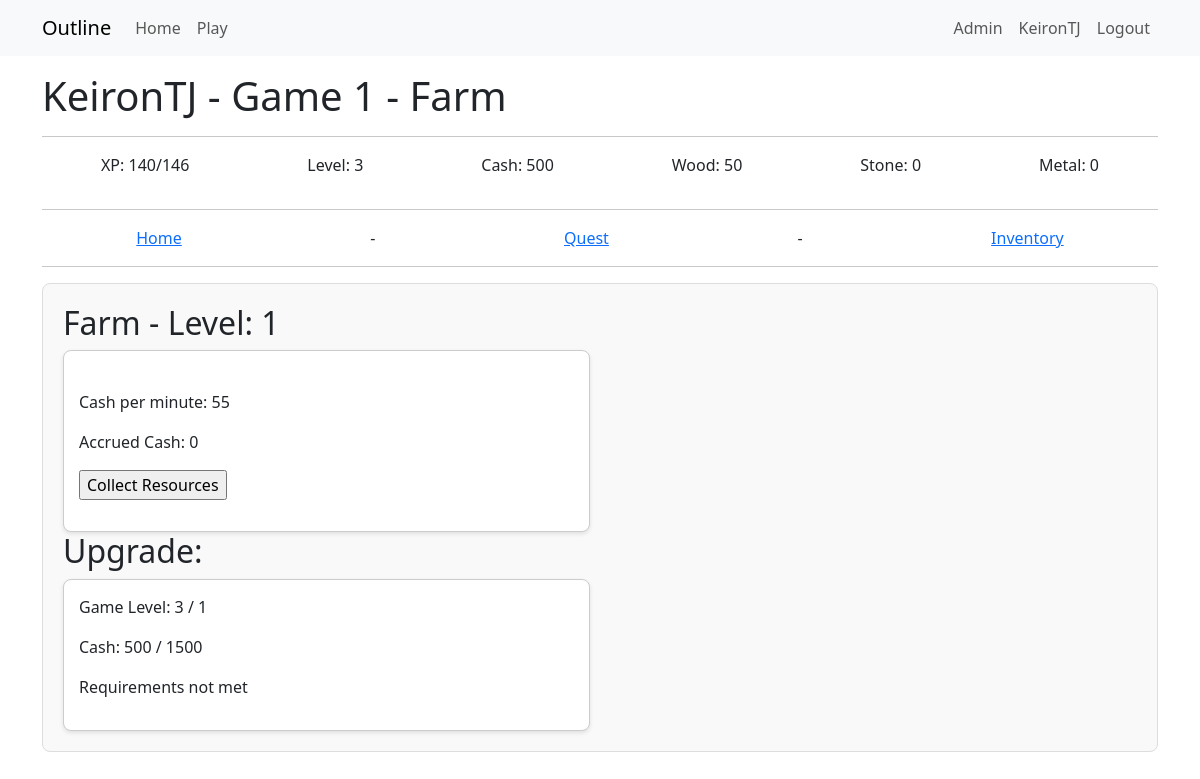
Page /building_resource/3 (signed in) on the earlier database version.
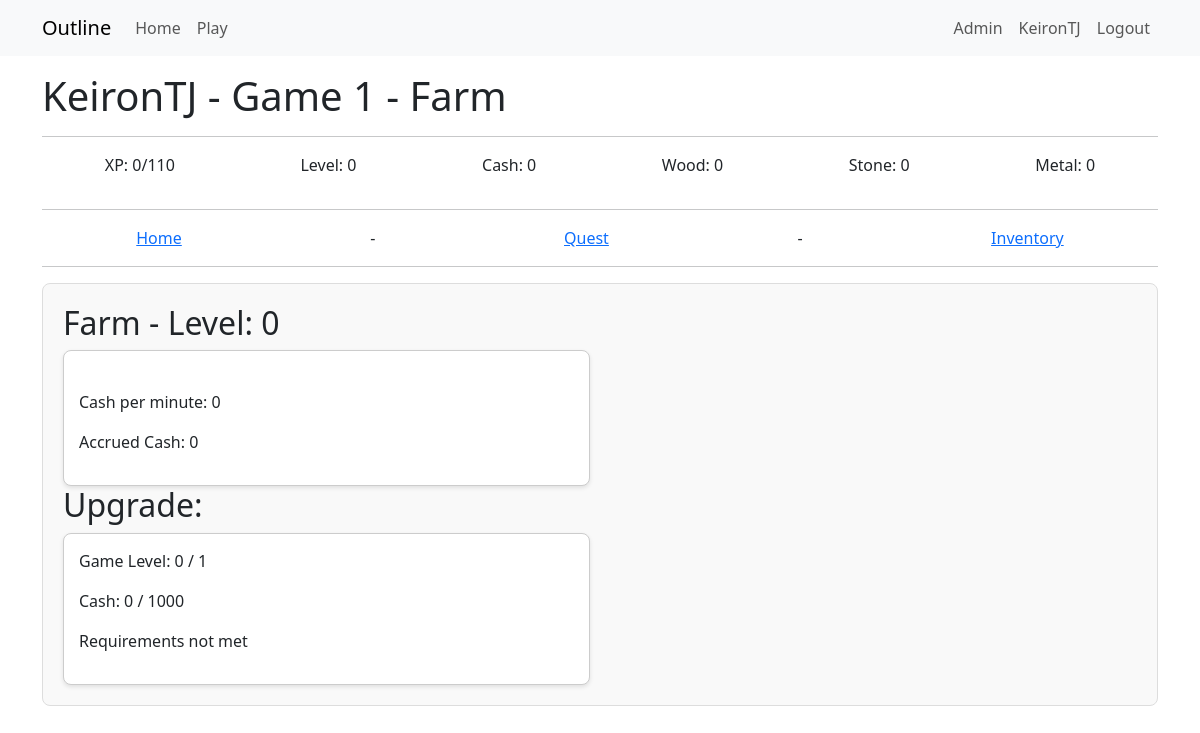
Same page on the later database version.
### app/models.py (models this page shows)
class Game(db.Model):
    __tablename__ = 'game'
    id = db.Column(db.Integer, primary_key=True)
    user_id = db.Column(db.Integer, db.ForeignKey('user.id'), nullable=False)
    game_name = db.Column(db.String(64))
    game_exists = db.Column(db.Boolean, default=True)
    entry_date = db.Column(db.DateTime, default=datetime.now(timezone.utc))
    xp = db.Column(db.Integer, default=0)
    level = db.Column(db.Integer, default=0)
    cash = db.Column(db.Integer, default=0)
    wood = db.Column(db.Integer, default=0)
    stone = db.Column(db.Integer, default=0)
    metal = db.Column(db.Integer, default=0)
    next_level_xp_required = db.Column(db.Integer, default=110)
    user = db.relationship("User", back_populates="game")
    inventories = db.relationship("InventoryUser", back_populates="game")
    quest_progress = db.relationship("QuestProgress", back_populates="game")
    building_progress = db.relationship("BuildingProgress", back_populates="game")
    resource_logs = db.relationship("ResourceLog", back_populates="game")
    hero_progress = db.relationship("HeroProgress", back_populates="game")
    hero_slots = db.relationship("HeroSlots", back_populates="game")

class BuildingProgress(db.Model):
    __tablename__ = 'building_progress'
    id = db.Column(db.Integer, primary_key=True)
    building_id = db.Column(db.Integer, db.ForeignKey('buildings.id'))
    game_id = db.Column(db.Integer, db.ForeignKey('game.id'))
    building_level = db.Column(db.Integer, default=0)
    building_active = db.Column(db.Boolean, default=False)
    xp_per_minute = db.Column(db.Integer, default=0)
    cash_per_minute = db.Column(db.Integer, default=0)
    wood_per_minute = db.Column(db.Integer, default=0)
    stone_per_minute = db.Column(db.Integer, default=0)
    metal_per_minute = db.Column(db.Integer, default=0)
    accrual_start_time = db.Column(db.DateTime, nullable=True)
    max_accrual_duration = db.Column(db.Integer, default=240) # in minutes
    accrued_xp = db.Column(db.Integer, default=0)
    accrued_cash = db.Column(db.Integer, default=0)
    accrued_wood = db.Column(db.Integer, default=0)
    accrued_stone = db.Column(db.Integer, default=0)
    accrued_metal = db.Column(db.Integer, default=0)
    building_completed = db.Column(db.Boolean, default=False)
    building_completed_date = db.Column(db.DateTime, nullable=True)
    building = db.relationship("Buildings", back_populates="building_progress")
    game = db.relationship("Game", back_populates="building_progress")

### app/game/routes.py (the view)
@bp.route('/building_resource/<building_progress_id>', methods=['GET', 'POST'])
@login_required
def building_resource(building_progress_id):
    building_progress = BuildingProgress.query.filter_by(id=building_progress_id).first()
    game = g.game  # Optimized query
    if not current_user.is_admin() and current_user.activegame != int(game.id):
        return redirect(url_for('admin.not_admin'))
    collectresourcesform = CollectResourcesForm()
    upgradebuildingform = UpgradeBuildingForm()
    buildingservice = GameBuildingService(building_progress_id=building_progress_id)
    buildingservice.calculate_accrued_resources()
    required_resources = buildingservice._calculate_required_resources()
    if request.method == 'POST' and collectresourcesform.collect_button.data:
        buildingservice.collect_resources()
        return redirect(url_for('game.building_resource', building_progress_id=building_progress_id))
    if request.method == 'POST' and upgradebuildingform.upgrade_button.data:
        buildingservice.upgrade_building()
        return redirect(url_for('game.building_resource', building_progress_id=building_progress_id))
    return render_template("game/buildings/building_resource.html",
                           title=building_progress.building.building_name,
                            game=game,
                            building_progress=building_progress,
                            buildingservice=buildingservice,
                            collectresourcesform=collectresourcesform,
                            upgradebuildingform=upgradebuildingform,
                            required_resources=required_resources)

### app/game/forms.py
class CollectResourcesForm(FlaskForm):
    collect_button = SubmitField('Collect Resources')

class UpgradeBuildingForm(FlaskForm):
    upgrade_button = SubmitField('Upgrade')

### app/game/__init__.py (called while the page is built)
@bp.before_app_request
def before_request():
    load_game()

### app/game/buildings/building_services.py (called while the page is built)
    def _get_building_progress(self) -> BuildingProgress:
        building = BuildingProgress.query.get(self.building_progress_id)
        if building is None:
            raise ValueError(f"BuildingProgress with ID {self.building_progress_id} not found.")
        return building

    def calculate_accrued_resources(self):
        minutes = self.calculate_time_to_collect()
        self.building.accrued_cash = round(self.building.cash_per_minute * minutes)
        self.building.accrued_xp = round(self.building.xp_per_minute * minutes)
        self.building.accrued_wood = round(self.building.wood_per_minute * minutes)
        self.building.accrued_stone = round(self.building.stone_per_minute * minutes)
        self.building.accrued_metal = round(self.building.metal_per_minute * minutes)

    def check_resources_to_collect(self):
        return self.building.accrual_start_time is not None

### app/templates/game/buildings/building_resource.html (shortened to what this page needs)
{% extends "game/game_base.html" %}
{% block content2 %}
<div class="building-section">
    <h2>{{ building_progress.building.building_name }} - Level: {{ building_progress.building_level }}</h2>
    <div class="resource-info">
        <div class="resource-card">
            {% if building_progress.building.id == 3 %}
            <p>Cash per minute: {{ building_progress.cash_per_minute }}</p>
            <p>Accrued Cash: <span id="accrued_cash">0</span></p>
            {% endif %}
            {% if buildingservice.check_resources_to_collect() %}
            <div class="collect-button">
                <form action="" method="post">
                    <p>{{ collectresourcesform.collect_button() }}</p>
                </form>
            </div>
            {% endif %}
        </div>
    </div>
    <h2>Upgrade:</h2>
    <div class="resource-info">
        <div class="resource-card">
            {% if building_progress.building_level >= building_progress.building.max_building_level %}
            <p>Building Upgraded to Max Level</p>
            {% else %}
            <p>Game Level: {{ game.level }} / {{ required_resources.level }}</p>
            <p>Cash: {{ game.cash }} / {{ required_resources.cash }}</p>
            {% if buildingservice.check_upgrade_requirements() %}
            <form action="" method="post">
                {{ upgradebuildingform.hidden_tag() }}
                <p>{{ upgradebuildingform.upgrade_button() }}</p>
            </form>
            {% else %}
            <p>Requirements not met</p>
            {% endif %}
            {% endif %}
        </div>
    </div>
</div>
{% endblock content2 %}

### app/templates/game/game_base.html (shortened to what this page needs)
{% extends "base.html" %}
{% block content %}
<h1>  {{ game.user.username }} - {{ game.game_name }} - {{ title }}  </h1>
<hr>
<div style="display: flex; justify-content: space-around;">
    <p>XP: {{ game.xp }}/{{game.next_level_xp_required}}</p>
    <p>Level: {{ game.level}}</p>
    <p>Cash: {{ game.cash }}</p>
    <p>Wood: {{ game.wood }}</p>
    <p>Stone: {{ game.stone }}</p>
    <p>Metal: {{ game.metal }}</p>
</div>
<hr>
<div style="display: flex; justify-content: space-around;">
    <a href="{{ url_for('game.play', game_id=game.id) }}">Home</a> -
    {% for building in game.building_progress %}
       {% if building.building.id == 1 %}
            <a href="{{ url_for('game.building_quests', building_progress_id=building.id) }}">Quest</a> -
       {% endif %}
    {% endfor %}
    <a href="{{ url_for('game.building_inventory', game_id=game.id) }}"> Inventory </a>
</div>
<hr>
{% block content2 %}  {% endblock content2 %}
{% endblock content %}

Differences in the rows shown:
changed Game "Game 1": xp "140" → "0"; next_level_xp_required "146" → "110"; level "3" → "0"; cash "500" → "0"; wood "50" → "0"
changed BuildingProgress (number 2 of 2 on the later page): building_level "1" → "0"; cash_per_minute "55" → "0"
Other differences:
{{ required_resources.cash }}: "1500" → "1000"
form field collect_button: "Collect Resources" → (not shown)
